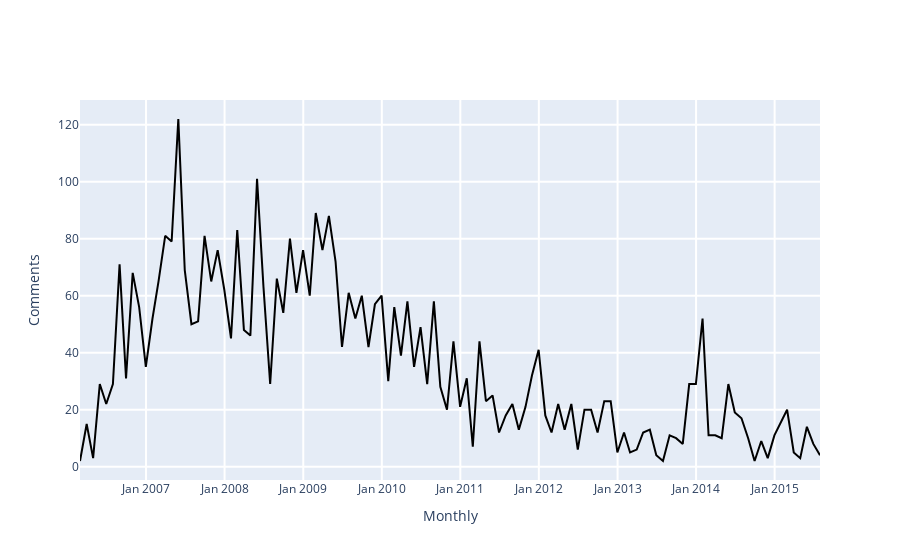

Notebook source saved alongside this figure:
### Markdown cell above
<span style="color: #626262"> Try yourself! This is what will happen when you click 'Load Talks' button: </span>

### Code cell
### -------------------------------------------------------------------------- ###
### TRY YOURSELF! THIS IS WHAT WILL HAPPEN WHEN YOU CLICK 'Load Talks' BUTTON  ###
### -------------------------------------------------------------------------- ###

## This is the page you used ##
print('The page that is being used:', the_talk_page['title'])

# Initiate a Wikipedia instance
wikipediadv_instance = WikipediaDV(WikipediaAPI(lng=abbreviation(languageSelection.value)))

# Get content of revisions on talk page
# more details see: https://github.com/gesiscss/wikiwho_demo_new/blob/master/external/wikipedia.py#L109
talk_content = wikipediadv_instance.get_talk_content(the_talk_page["page_id"])

# convert to datetime format
talk_content['year_month'] = pd.to_datetime(talk_content['timestamp'])

## Define a TalksListener instance ##
# more details see: https://github.com/gesiscss/wikiwho_demo_new/blob/master/visualization/talks_listener.py
talks_listener = TalksListener(talk_content)

## Visualization ##
begin_date = date(2005, 3, 1)
end_date = date(2015, 7, 4)
granularity = 'Monthly'

print('Time range from', begin_date.strftime("%Y-%m-%d"), 'to', end_date.strftime("%Y-%m-%d"))
talks_listener.listen(
    begin = begin_date,
    end = end_date,
    granularity = granularity)

### Figure 1 — Plotly figure (JSON) as saved in the notebook; plotly's stock layout.template omitted (floating-point values rounded to 4 significant figures)
{"data": [{"hovertemplate": "%{x}<extra>%{y}</extra>", "marker": {"color": "rgba(0, 0, 0, 1)"}, "type": "scatter", "x": ["2006-02-28", "2006-03-31", "2006-04-30", "2006-05-31", "2006-06-30", "2006-07-31", "2006-08-31", "2006-09-30", "2006-10-31", "2006-11-30", "2006-12-31", "2007-01-31", "2007-02-28", "2007-03-31", "2007-04-30", "2007-05-31", "2007-06-30", "2007-07-31", "2007-08-31", "2007-09-30", "2007-10-31", "2007-11-30", "2007-12-31", "2008-01-31", "2008-02-29", "2008-03-31", "2008-04-30", "2008-05-31", "2008-06-30", "2008-07-31", "2008-08-31", "2008-09-30", "2008-10-31", "2008-11-30", "2008-12-31", "2009-01-31", "2009-02-28", "2009-03-31", "2009-04-30", "2009-05-31", "2009-06-30", "2009-07-31", "2009-08-31", "2009-09-30", "2009-10-31", "2009-11-30", "2009-12-31", "2010-01-31", "2010-02-28", "2010-03-31", "2010-04-30", "2010-05-31", "2010-06-30", "2010-07-31", "2010-08-31", "2010-09-30", "2010-10-31", "2010-11-30", "2010-12-31", "2011-01-31", "2011-02-28", "2011-03-31", "2011-04-30", "2011-05-31", "2011-06-30", "2011-07-31", "2011-08-31", "2011-09-30", "2011-10-31", "2011-11-30", "2011-12-31", "2012-01-31", "2012-02-29", "2012-03-31", "2012-04-30", "2012-05-31", "2012-06-30", "2012-07-31", "2012-08-31", "2012-09-30", "2012-10-31", "2012-11-30", "2012-12-31", "2013-01-31", "2013-02-28", "2013-03-31", "2013-04-30", "2013-05-31", "2013-06-30", "2013-07-31", "2013-08-31", "2013-09-30", "2013-10-31", "2013-11-30", "2013-12-31", "2014-01-31", "2014-02-28", "2014-03-31", "2014-04-30", "2014-05-31", "2014-06-30", "2014-07-31", "2014-08-31", "2014-09-30", "2014-10-31", "2014-11-30", "2014-12-31", "2015-01-31", "2015-02-28", "2015-03-31", "2015-04-30", "2015-05-31", "2015-06-30", "2015-07-31"], "y": [2, 15, 3, 29, 22, 29, 71, 31, 68, 56, 35, 52, 65, 81, 79, 122, 69, 50, 51, 81, 65, 76, 62, 45, 83, 48, 46, 101, 63, 29, 66, 54, 80, 61, 76, 60, 89, 76, 88, 72, 42, 61, 52, 60, 42, 57, 60, 30, 56, 39, 58, 35, 49, 29, 58, 28, 20, 44, 21, 31, 7, 44, 23, 25, 12, 18, 22, 13, 21, 32, 41, 18, 12, 22, 13, 22, 6, 20, 20, 12, 23, 23, 5, 12, 5, 6, 12, 13, 4, 2, 11, 10, 8, 29, 29, 52, 11, 11, 10, 29, 19, 17, 10, 2, 9, 3, 11, 16, 20, 5, 3, 14, 8, 4]}], "layout": {"barmode": "group", "hovermode": "closest", "legend": {"x": 0.5, "y": 1.2}, "showlegend": false, "xaxis": {"gridwidth": 2, "tickformat": "%b %Y", "ticklen": 5, "title": {"text": "Monthly"}, "zeroline": true}, "yaxis": {"gridwidth": 2, "ticklen": 5, "title": {"text": "Comments"}}}}
